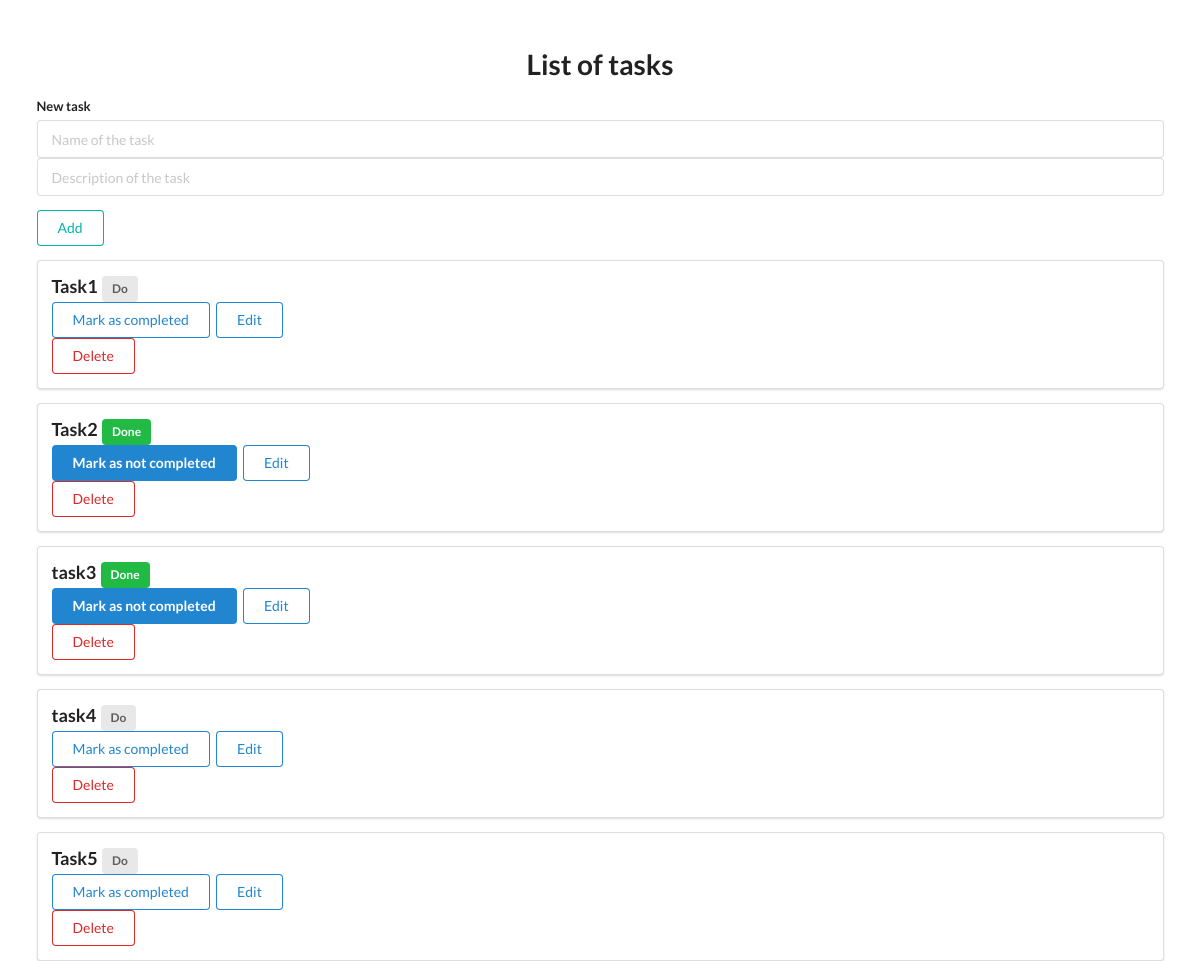
Before: / with the older database file.
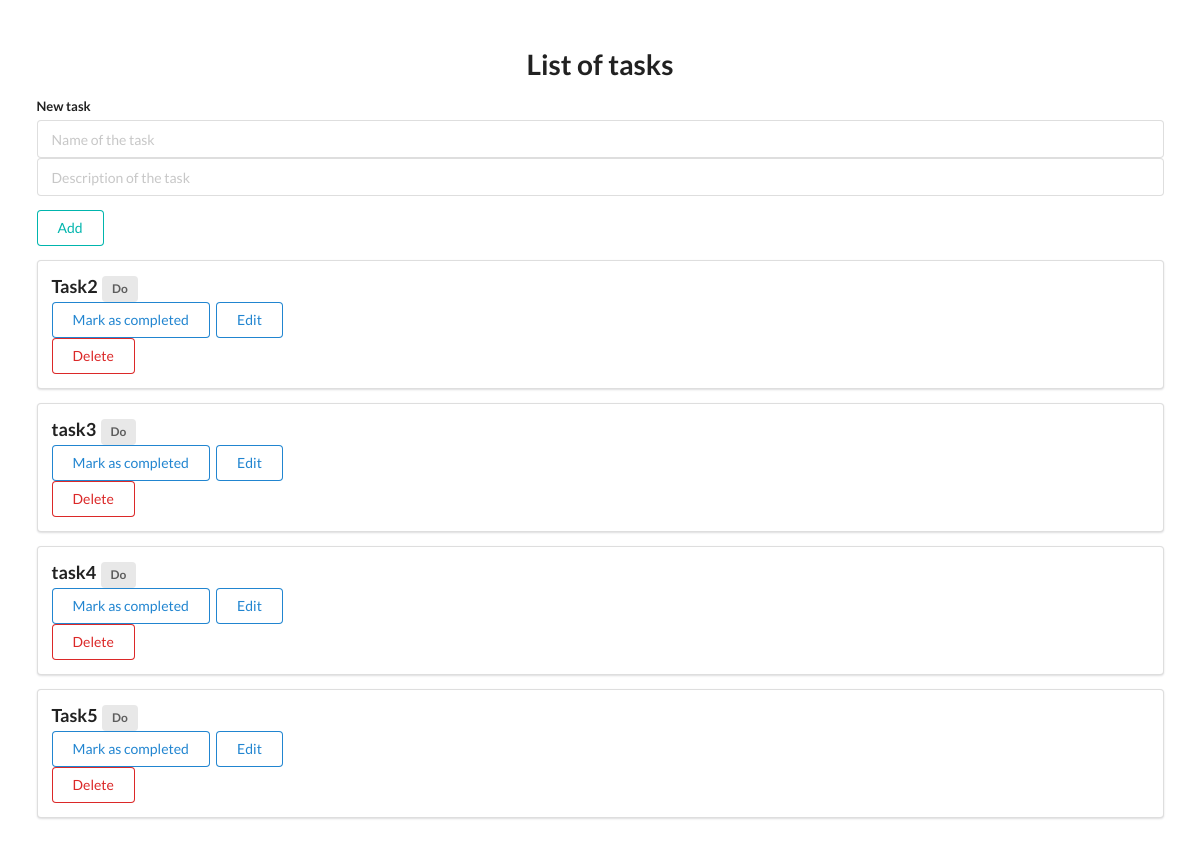
After: the same page with the newer database file.
### todolist/models.py (models this page shows, shortened)
class ToDo(models.Model):
    title = models.CharField('Title of the task', max_length=200)
    description = models.CharField('Description', max_length=600)
    is_complete = models.BooleanField('Done', default=False)
    class Meta:
        verbose_name = 'Title'
        verbose_name_plural = 'Titles'

### todolist/views.py (the view)
# urls.py: path('', views.index, name='index'),
def index(request):
    todos = ToDo.objects.all()
    return render(request, 'ToDo/index.html', {'todo_list': todos, 'title': 'The main page'})

### templates/ToDo/index.html (shortened to what this page needs)
{% extends 'ToDo/layout.html' %}
{% block content %}
<div style="margin-top: 50px;" class="ui container">
    <h1 class="ui center aligned header">List of tasks</h1>
    <form class="ui form" action="{% url 'add' %}" method="post">
        <div class="field">
            <label>New task</label>
            <input type="text" name="title" placeholder="Name of the task"><br>
            <input type="text" name="description" placeholder="Description of the task"><br>
        </div>
        <button class="ui teal basic button" type="submit">Add</button>
    </form>
    {% for todo in todo_list %}
    <div class="ui segment">
        <a href="{% url 'description' todo_id=todo.id %}" class="ui big header">{{ todo.title }}</a>
        {% if todo.is_complete == False %}
        <span class="ui gray label">Do</span>
        <div>
            <a class="ui primary basic button" href="{% url 'update' todo_id=todo.id %}">Mark as completed</a>
            <a class="ui blue basic button" href="{% url 'edit_todo' todo_id=todo.id %}">Edit</a>
        </div>
        {% else %}
        <span class="ui green label">Done</span>
        <div>
            <a class="ui blue button" href="{% url 'update' todo_id=todo.id %}">Mark as not completed</a>
            <a class="ui blue basic button" href="{% url 'edit_todo' todo_id=todo.id %}">Edit</a>
        </div>
        {% endif %}
        <div>
            <a class="ui negative basic button" href="{% url 'delete' todo_id=todo.id %}">Delete</a>
        </div>
    </div>
    {% endfor %}
</div>
{% endblock content %}

### templates/ToDo/layout.html (shortened to what this page needs)
<!doctype html>
{% load static %}
<html lang="ru">
<head>
    <link rel="stylesheet" href="https://cdn.jsdelivr.net/npm/semantic-ui@2.4.2/dist/semantic.min.css">
    <link rel="stylesheet" href="{% static 'todolist/css/style.css' %}">
</head>
<body>
{% block content %}
{% endblock content %}
</body>
</html>

Changed rows visible on the page:
removed ToDo: title "Task1", is_complete "Do"
changed ToDo "Task2": is_complete "Done Mark as not completed" → "Do Mark as completed"
changed ToDo "task3": is_complete "Done Mark as not completed" → "Do Mark as completed"
